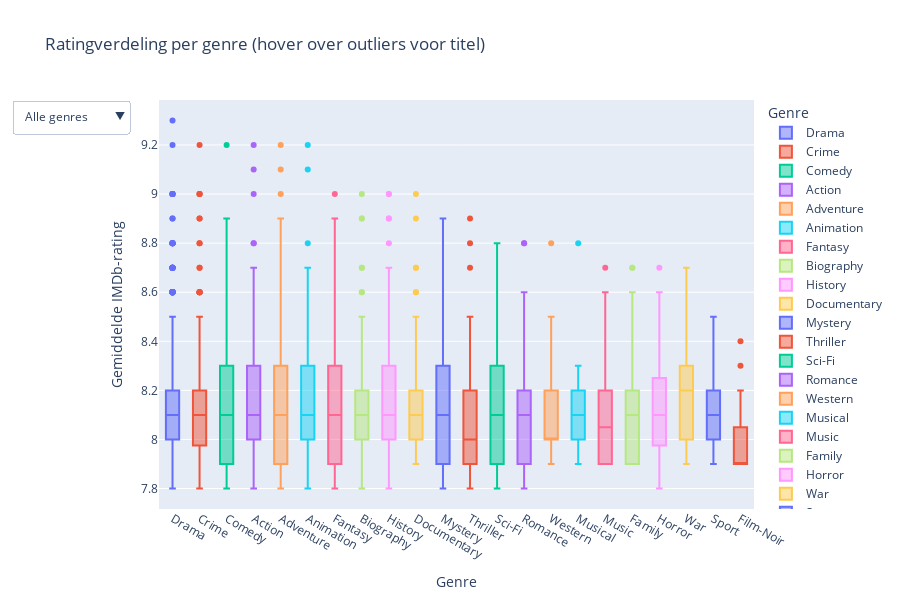

Write notebook code for a chart like this one.
### Markdown cell above
In deze grafiek wordt een vergelijking gemaakt tussen de gemiddelde beoordeling en de aantal stemmen. In de Y-as wordt de gemiddelde rating aangegeven en in de X-as wordt de aantal stemmen aangegeven. De X-as wordt verdeeld in 3 stukken waar de eerste stuk de aantal stemmen weergeeft tussen 10.000 en 100.000 en de tweede stuk tussen 100.000 en 1.000.000 en de derde stuk hoger dan 1.000.000. Uit de grafiek kunnen we zien hoe het aantal votes met de gemiddelde beoordeling met elkaar correleerd. Zo zien we dat hoewel sommige films weinig votes heeft kan het nogsteeds een hoge rating hebben.

### Code cell
import pandas as pd
import plotly.express as px

# Laad data
data = pd.read_csv('data/movies.csv')

# Split meerdere genres naar losse rijen
data_exploded = data.assign(genres=data['genres'].str.split(', ')).explode('genres')

# Filter op genres met genoeg films
genre_counts = data_exploded['genres'].value_counts()
top_genres = genre_counts[genre_counts > 10].index
filtered_data = data_exploded[data_exploded['genres'].isin(top_genres)]

# Voeg outliers toe zodat titels zichtbaar worden bij hover
fig = px.box(filtered_data,
             x='genres',
             y='averageRating',
             title='Ratingverdeling per genre (hover over outliers voor titel)',
             labels={'genres': 'Genre', 'averageRating': 'Gemiddelde beoordeling'},
             color='genres',
             points='outliers',  # Alleen outliers tonen
             hover_data=['title']
)

# Dropdown om één genre tegelijk te tonen
fig.update_layout(
    updatemenus=[{
        "buttons": [
            {"label": "Alle genres", "method": "restyle", "args": [{"visible": [True] * len(top_genres)}]},
            *[
                {"label": genre,
                 "method": "restyle",
                 "args": [{"visible": [i == j for j in range(len(top_genres))]}]}
                for i, genre in enumerate(top_genres)
            ]
        ],
        "direction": "down",
        "showactive": True,
    }],
    xaxis_title="Genre",
    yaxis_title="Gemiddelde IMDb-rating",
    height=600,
    hoverlabel=dict(bgcolor="white", font_size=13, font_family="Arial")
)

fig.show()
